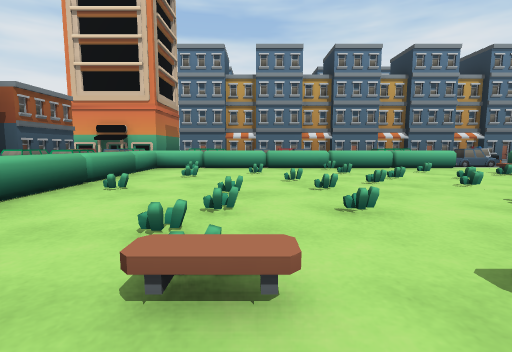
view 1 (above)

13 first-person views from a walk through a Unity game level. The camera is 0.37 m above the floor, tilts 6° down and sees 85° across. The floor is counted in squares, 1 m on a side. Each view is taken from the middle of a square. On the plan, view 1 faces up. The plan holds only what a view shows up to about 9 squares ahead; the rest is blank. The place goes on beyond the plan. The player character is not drawn.

view 2
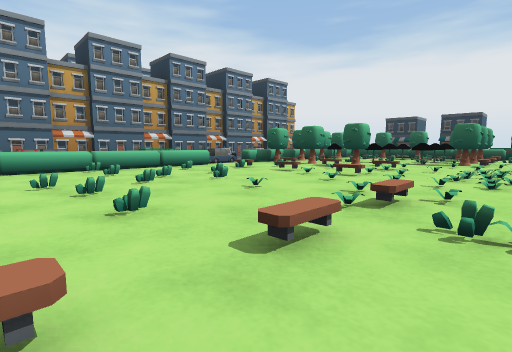

view 3
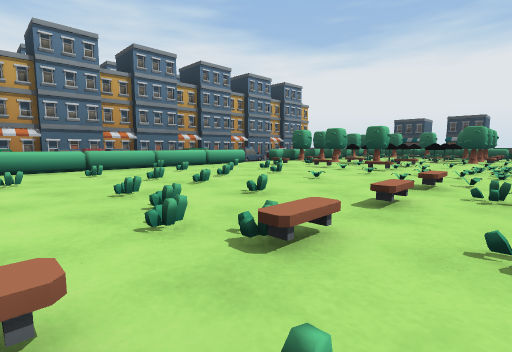

view 4
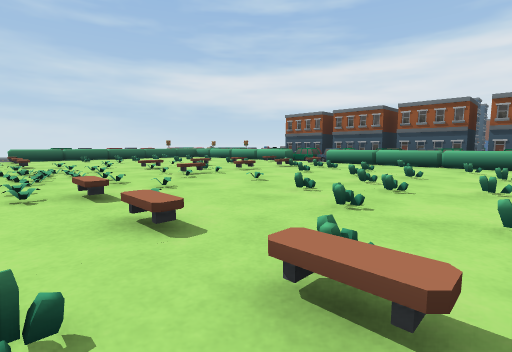

view 5
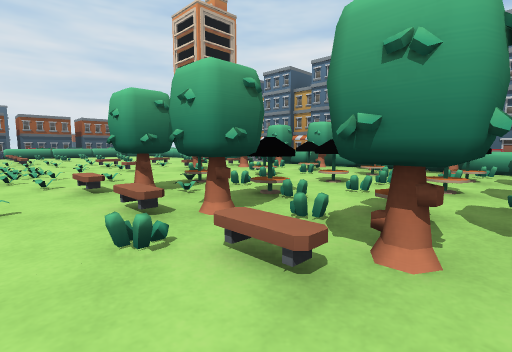

view 6
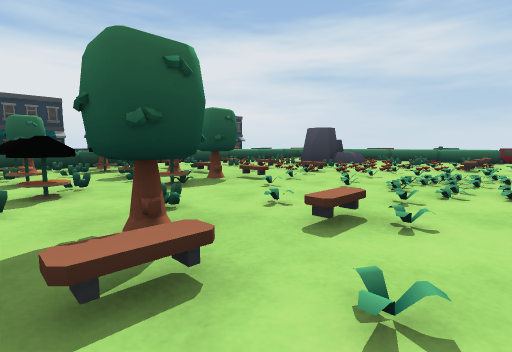

view 7
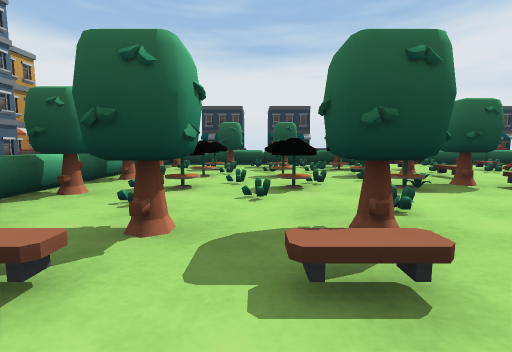

view 8
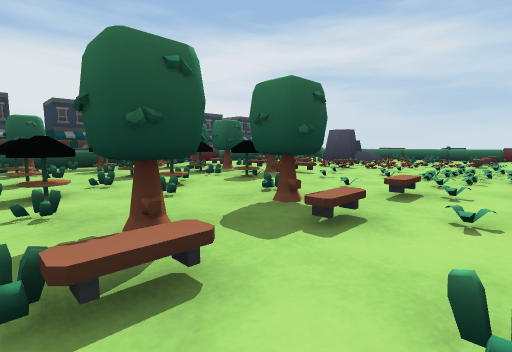

view 9
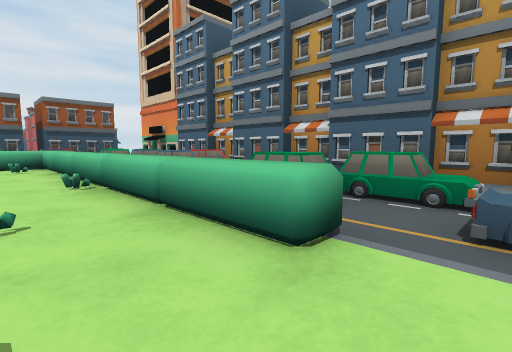

view 10
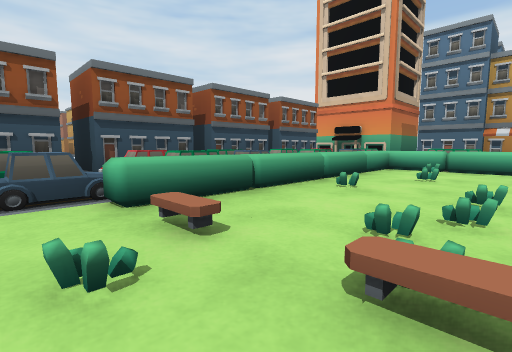

view 11
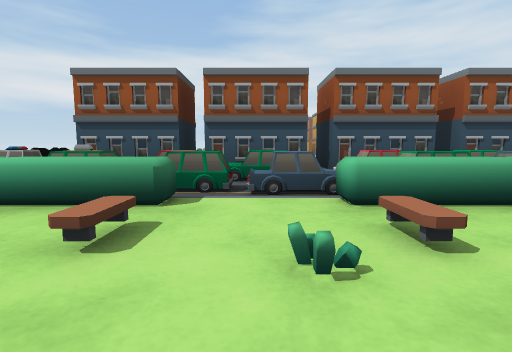

view 12
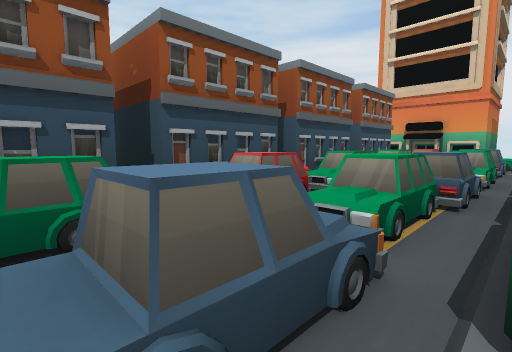

view 13
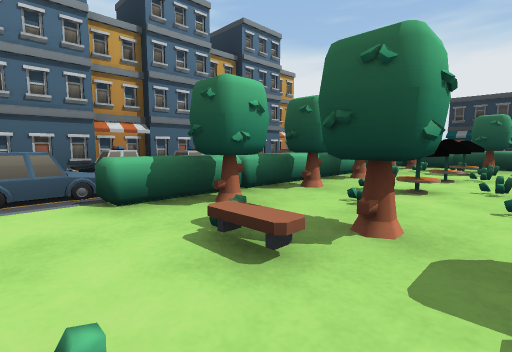

### Floor plan
Key: @ floor where view 1 was taken; # wall or solid block; . main floor; - floor 0.05 m lower than the main floor; = window, fence, low wall or low ledge; ^ raised ledge; O other object.
Columns run from 5 left of view 1 to 13 right of it. Each row starts with its distance up from view 1.
  8 OOO OOOOOOOOOOOO
  7 ##.OOOOOOOOOOOO
  6 ##==^^^=^^=^-^=
  5  #^OOOOOO.OOOOOO
  4  #=O....O.OOOOOO #=
  3  #^O....O.OOOOOO=#
  2  #^O...OOOOOOOOO^#
  1  #=OOOOOOOOOOO#O=#
  0  #=..@OOOOOOOO..
 -1  #^OOO OOOOOOO.O^
 -2  #OO..  O.O....O
 -3  # O....O.O.OO.O=
 -4    O....O. .O  O #=
 -5     OOOOO.OO  OO ##
 -6       ^====^=
 -7           =

Positions as (right, up) in squares from view 1, and headings:
1: (0, 0), facing up
2: (0, 0), facing up-right
3: (-1, 0), facing up-right
4: (4, 4), facing down-left
5: (9, 0), facing up-left
6: (4, 3), facing down-right
7: (4, 3), facing right
8: (4, 4), facing down-right
9: (4, 4), facing up-left
10: (0, 0), facing up-left
11: (0, 0), facing left
12: (-2, 0), facing up-left
13: (4, 3), facing up-right
